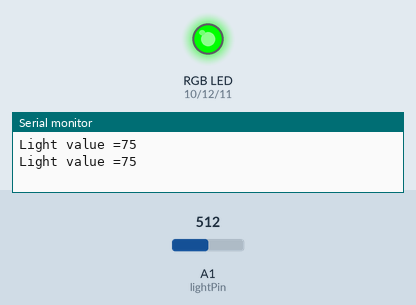
Recording of a sketch running on a simulated Arduino Uno, built with avr-gcc and run on an emulated ATmega328P. Parts: an RGB LED mixed from three pins (HIGH = lit), the last lines printed to the serial monitor. Inputs (shaded band) come from the test bench; at power-on: A1 (lightPin) = 512.

Above: at 1.8 s.
1.9 s: A1 (lightPin) set to 492
3.4 s: A1 (lightPin) set to 466
At 5.2 s:
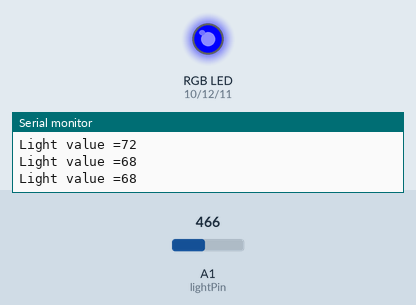
5.5 s: A1 (lightPin) set to 294
7.2 s: A1 (lightPin) set to 268
At 8.5 s:
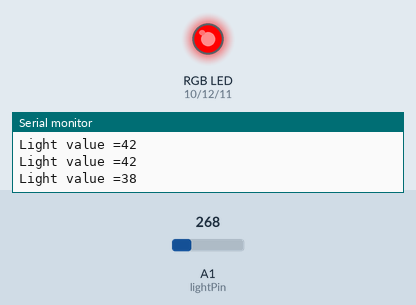
9.5 s: A1 (lightPin) set to 306
At 11.2 s:
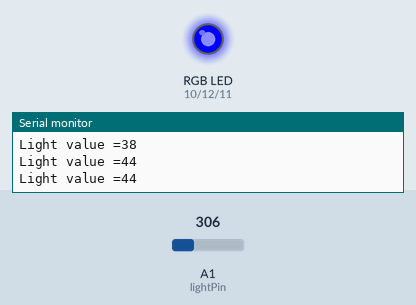
11.5 s: A1 (lightPin) set to 122
At 12.8 s:
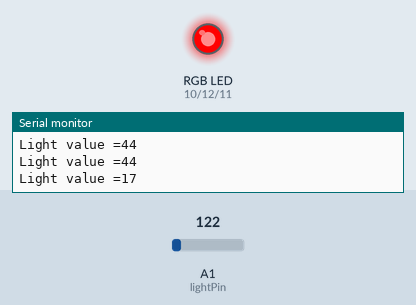
Timing chart, 0 to 14.5 s (numbered marks = the images above; inputs shaded):
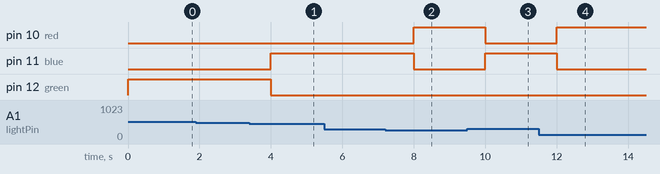

The sketch:

Code.ino
```cpp
// Name :- Kunjesh Kantilal Ramani (200515106)
// Date :- 8th June 2022
// Week :- Lab 4 LEVEL 3
// Description :- Light meter Challenge– Write a program that will turn on the red channel on the RGB
// led (D9) when it is dark, the blue channel(D11) when there is some light, and the Green RGB
// channel(D10) when the light sensor detects a bright light.

// NOTE : darkness = less than 40
//        some_light = greater than or equals to 40 AND less than 70
//        bright_light = greater than or equals to 70 AND less than or equals to 100

int lightPin = A1;      // The light sensor is plugged into pin A1 of the Arduino.
int data = 0;           // This will store the data from the sensor.
int red = 10;           // red color light
int blue = 11;          // blue color light
int green = 12;         // green color light
int dark = 40;          // I have taken darkness less than 40
int some_light = 70;    // I have taken some light greater than or equal to 40
int bright_light = 100; // I have taken bright light greater than 70

void setup()
{ // The Setup function runs once.
    Serial.begin(9600);
    pinMode(red, OUTPUT);
    pinMode(blue, OUTPUT);
    pinMode(green, OUTPUT);
}

void loop()
{                                     // The loop function runs forever
    data = analogRead(lightPin);      // Read the value from the light sensor and store it in the lightData variable.
    data = map(data, 6, 679, 0, 100); // map the data value to a percentage. here I have taken from 1 to 100

    if (data < dark)
    {
        digitalWrite(red, HIGH);
        digitalWrite(blue, LOW);
        digitalWrite(blue, LOW);
    }
    else if (data >= dark && data < some_light)
    {
        digitalWrite(red, LOW);
        digitalWrite(blue, HIGH);
        digitalWrite(green, LOW);
    }
    else if (data >= some_light && data <= bright_light)
    {
        digitalWrite(red, LOW);
        digitalWrite(blue, LOW);
        digitalWrite(green, HIGH);
    }

    Serial.print("Light value =");
    Serial.println(data); // Print the data to the serial port.
    delay(1000);          // Wait 1 second (1000mS) before running again.
}
```

Measured:
- the behaviour switches between 478 and 477 on A1 (lightPin) (found by bisection; images 0 and 1)
- the behaviour switches between 276 and 275 on A1 (lightPin) (found by bisection; images 1 and 2)
- after the input at 3.4 s, pin 11 (blue): LOW → HIGH after 0.60 s; pin 12 (green): HIGH → LOW after 0.60 s
- after the input at 7.2 s, pin 10 (red): LOW → HIGH after 0.80 s; pin 11 (blue): HIGH → LOW after 0.80 s
- after the input at 9.5 s, pin 10 (red): HIGH → LOW after 0.50 s; pin 11 (blue): LOW → HIGH after 0.50 s
- after the input at 11.5 s, pin 10 (red): LOW → HIGH after 0.51 s; pin 11 (blue): HIGH → LOW after 0.51 s
